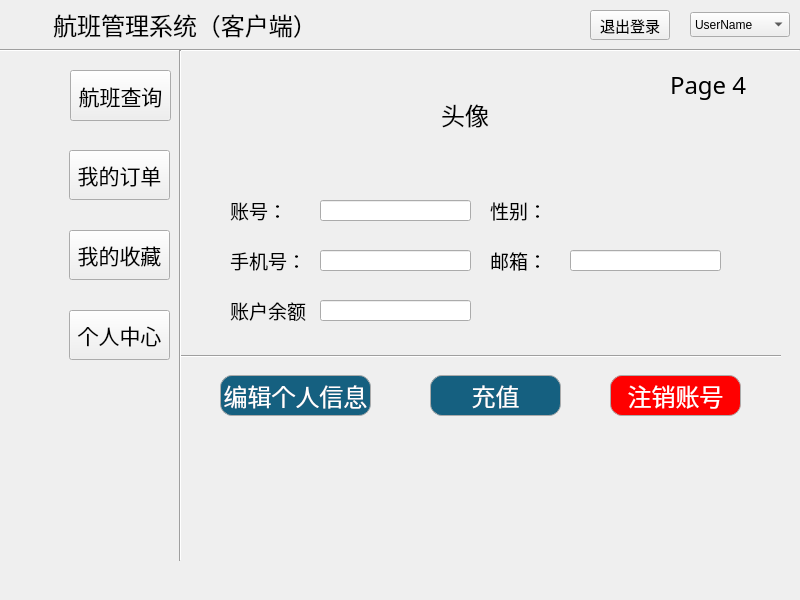
<?xml version="1.0" encoding="UTF-8"?>
<ui version="4.0">
 <class>UserMainWindow</class>
 <widget class="QMainWindow" name="UserMainWindow">
  <property name="geometry">
   <rect>
    <x>0</x>
    <y>0</y>
    <width>800</width>
    <height>600</height>
   </rect>
  </property>
  <property name="minimumSize">
   <size>
    <width>800</width>
    <height>600</height>
   </size>
  </property>
  <property name="maximumSize">
   <size>
    <width>800</width>
    <height>600</height>
   </size>
  </property>
  <property name="windowTitle">
   <string>登录窗口</string>
  </property>
  <widget class="QWidget" name="centralwidget">
   <widget class="QLabel" name="planelabel">
    <property name="geometry">
     <rect>
      <x>10</x>
      <y>5</y>
      <width>40</width>
      <height>40</height>
     </rect>
    </property>
    <property name="text">
     <string/>
    </property>
    <property name="pixmap">
     <pixmap resource="figures.qrc">:/img/source/figures/plane.png</pixmap>
    </property>
    <property name="scaledContents">
     <bool>true</bool>
    </property>
   </widget>
   <widget class="QLabel" name="titlelabel">
    <property name="geometry">
     <rect>
      <x>50</x>
      <y>5</y>
      <width>270</width>
      <height>40</height>
     </rect>
    </property>
    <property name="font">
     <font>
      <family>华文楷体</family>
      <pointsize>18</pointsize>
     </font>
    </property>
    <property name="cursor">
     <cursorShape>ArrowCursor</cursorShape>
    </property>
    <property name="text">
     <string>航班管理系统（客户端）</string>
    </property>
    <property name="alignment">
     <set>Qt::AlignmentFlag::AlignCenter</set>
    </property>
   </widget>
   <widget class="QPushButton" name="backBtn">
    <property name="geometry">
     <rect>
      <x>590</x>
      <y>10</y>
      <width>80</width>
      <height>30</height>
     </rect>
    </property>
    <property name="font">
     <font>
      <pointsize>11</pointsize>
     </font>
    </property>
    <property name="text">
     <string>退出登录</string>
    </property>
   </widget>
   <widget class="QComboBox" name="comboBox">
    <property name="geometry">
     <rect>
      <x>690</x>
      <y>12</y>
      <width>100</width>
      <height>25</height>
     </rect>
    </property>
    <item>
     <property name="text">
      <string>UserName</string>
     </property>
    </item>
    <item>
     <property name="text">
      <string>修改密码</string>
     </property>
    </item>
    <item>
     <property name="text">
      <string>退出登录</string>
     </property>
    </item>
   </widget>
   <widget class="Line" name="horizontalline">
    <property name="geometry">
     <rect>
      <x>0</x>
      <y>40</y>
      <width>800</width>
      <height>20</height>
     </rect>
    </property>
    <property name="orientation">
     <enum>Qt::Orientation::Horizontal</enum>
    </property>
   </widget>
   <widget class="QPushButton" name="flightQueryBtn">
    <property name="geometry">
     <rect>
      <x>70</x>
      <y>70</y>
      <width>101</width>
      <height>51</height>
     </rect>
    </property>
    <property name="font">
     <font>
      <family>华文楷体</family>
      <pointsize>16</pointsize>
     </font>
    </property>
    <property name="text">
     <string>航班查询</string>
    </property>
   </widget>
   <widget class="QPushButton" name="myOrdersBtn">
    <property name="geometry">
     <rect>
      <x>69</x>
      <y>150</y>
      <width>101</width>
      <height>50</height>
     </rect>
    </property>
    <property name="font">
     <font>
      <family>华文楷体</family>
      <pointsize>16</pointsize>
     </font>
    </property>
    <property name="text">
     <string>我的订单</string>
    </property>
   </widget>
   <widget class="QPushButton" name="myFavoritesBtn">
    <property name="geometry">
     <rect>
      <x>69</x>
      <y>230</y>
      <width>101</width>
      <height>50</height>
     </rect>
    </property>
    <property name="font">
     <font>
      <family>华文楷体</family>
      <pointsize>16</pointsize>
     </font>
    </property>
    <property name="text">
     <string>我的收藏</string>
    </property>
   </widget>
   <widget class="QPushButton" name="personalCenterBtn">
    <property name="geometry">
     <rect>
      <x>69</x>
      <y>310</y>
      <width>101</width>
      <height>50</height>
     </rect>
    </property>
    <property name="font">
     <font>
      <family>华文楷体</family>
      <pointsize>16</pointsize>
     </font>
    </property>
    <property name="text">
     <string>个人中心</string>
    </property>
   </widget>
   <widget class="QStackedWidget" name="stackedWidget">
    <property name="geometry">
     <rect>
      <x>170</x>
      <y>50</y>
      <width>611</width>
      <height>511</height>
     </rect>
    </property>
    <property name="font">
     <font>
      <family>华文楷体</family>
      <pointsize>18</pointsize>
     </font>
    </property>
    <property name="currentIndex">
     <number>3</number>
    </property>
    <widget class="QWidget" name="page">
     <widget class="QLabel" name="label_1">
      <property name="geometry">
       <rect>
        <x>210</x>
        <y>130</y>
        <width>80</width>
        <height>50</height>
       </rect>
      </property>
      <property name="font">
       <font>
        <family>华文楷体</family>
        <pointsize>18</pointsize>
       </font>
      </property>
      <property name="text">
       <string>Page 1</string>
      </property>
     </widget>
    </widget>
    <widget class="QWidget" name="page_2">
     <widget class="QLabel" name="label_2">
      <property name="geometry">
       <rect>
        <x>210</x>
        <y>130</y>
        <width>80</width>
        <height>50</height>
       </rect>
      </property>
      <property name="font">
       <font>
        <family>华文楷体</family>
        <pointsize>18</pointsize>
       </font>
      </property>
      <property name="text">
       <string>Page 2</string>
      </property>
     </widget>
    </widget>
    <widget class="QWidget" name="page_3">
     <widget class="QLabel" name="label_3">
      <property name="geometry">
       <rect>
        <x>210</x>
        <y>130</y>
        <width>80</width>
        <height>50</height>
       </rect>
      </property>
      <property name="font">
       <font>
        <family>华文楷体</family>
        <pointsize>18</pointsize>
       </font>
      </property>
      <property name="text">
       <string>Page 3</string>
      </property>
     </widget>
    </widget>
    <widget class="QWidget" name="page_4">
     <widget class="QLineEdit" name="lineEdit">
      <property name="geometry">
       <rect>
        <x>50</x>
        <y>70</y>
        <width>121</width>
        <height>20</height>
       </rect>
      </property>
      <property name="font">
       <font>
        <family>华文楷体</family>
        <pointsize>18</pointsize>
       </font>
      </property>
      <property name="styleSheet">
       <string notr="true">QLineEdit {
    background-color: transparent;
    border: none;
    color: #333;
}
</string>
      </property>
     </widget>
     <widget class="QStackedWidget" name="stackedWidget_2">
      <property name="geometry">
       <rect>
        <x>10</x>
        <y>0</y>
        <width>621</width>
        <height>511</height>
       </rect>
      </property>
      <property name="font">
       <font>
        <family>华文楷体</family>
        <pointsize>18</pointsize>
       </font>
      </property>
      <property name="currentIndex">
       <number>3</number>
      </property>
      <widget class="QWidget" name="page_5">
       <widget class="QLabel" name="label_10">
        <property name="geometry">
         <rect>
          <x>210</x>
          <y>130</y>
          <width>80</width>
          <height>50</height>
         </rect>
        </property>
        <property name="font">
         <font>
          <family>华文楷体</family>
          <pointsize>18</pointsize>
         </font>
        </property>
        <property name="text">
         <string>Page 1</string>
        </property>
       </widget>
      </widget>
      <widget class="QWidget" name="page_6">
       <widget class="QLabel" name="label_11">
        <property name="geometry">
         <rect>
          <x>210</x>
          <y>130</y>
          <width>80</width>
          <height>50</height>
         </rect>
        </property>
        <property name="font">
         <font>
          <family>华文楷体</family>
          <pointsize>18</pointsize>
         </font>
        </property>
        <property name="text">
         <string>Page 2</string>
        </property>
       </widget>
      </widget>
      <widget class="QWidget" name="page_7">
       <widget class="QLabel" name="label_12">
        <property name="geometry">
         <rect>
          <x>210</x>
          <y>130</y>
          <width>80</width>
          <height>50</height>
         </rect>
        </property>
        <property name="font">
         <font>
          <family>华文楷体</family>
          <pointsize>18</pointsize>
         </font>
        </property>
        <property name="text">
         <string>Page 3</string>
        </property>
       </widget>
      </widget>
      <widget class="QWidget" name="page_8">
       <widget class="QLabel" name="label_13">
        <property name="geometry">
         <rect>
          <x>490</x>
          <y>10</y>
          <width>80</width>
          <height>50</height>
         </rect>
        </property>
        <property name="font">
         <font>
          <family>华文楷体</family>
          <pointsize>18</pointsize>
         </font>
        </property>
        <property name="text">
         <string>Page 4</string>
        </property>
       </widget>
       <widget class="Line" name="line_2">
        <property name="geometry">
         <rect>
          <x>-3</x>
          <y>296</y>
          <width>611</width>
          <height>20</height>
         </rect>
        </property>
        <property name="font">
         <font>
          <family>华文楷体</family>
          <pointsize>18</pointsize>
         </font>
        </property>
        <property name="orientation">
         <enum>Qt::Orientation::Horizontal</enum>
        </property>
       </widget>
       <widget class="QLabel" name="label_14">
        <property name="geometry">
         <rect>
          <x>250</x>
          <y>30</y>
          <width>70</width>
          <height>70</height>
         </rect>
        </property>
        <property name="font">
         <font>
          <family>华文楷体</family>
          <pointsize>18</pointsize>
         </font>
        </property>
        <property name="text">
         <string>头像</string>
        </property>
        <property name="alignment">
         <set>Qt::AlignmentFlag::AlignCenter</set>
        </property>
       </widget>
       <widget class="QLabel" name="label_15">
        <property name="geometry">
         <rect>
          <x>50</x>
          <y>140</y>
          <width>81</width>
          <height>41</height>
         </rect>
        </property>
        <property name="font">
         <font>
          <family>华文楷体</family>
          <pointsize>14</pointsize>
         </font>
        </property>
        <property name="text">
         <string>账号：</string>
        </property>
        <property name="alignment">
         <set>Qt::AlignmentFlag::AlignLeading|Qt::AlignmentFlag::AlignLeft|Qt::AlignmentFlag::AlignVCenter</set>
        </property>
       </widget>
       <widget class="QLabel" name="label_16">
        <property name="geometry">
         <rect>
          <x>50</x>
          <y>190</y>
          <width>81</width>
          <height>41</height>
         </rect>
        </property>
        <property name="font">
         <font>
          <family>华文楷体</family>
          <pointsize>14</pointsize>
         </font>
        </property>
        <property name="text">
         <string>手机号：</string>
        </property>
        <property name="alignment">
         <set>Qt::AlignmentFlag::AlignLeading|Qt::AlignmentFlag::AlignLeft|Qt::AlignmentFlag::AlignVCenter</set>
        </property>
       </widget>
       <widget class="QLabel" name="label_17">
        <property name="geometry">
         <rect>
          <x>50</x>
          <y>240</y>
          <width>81</width>
          <height>41</height>
         </rect>
        </property>
        <property name="font">
         <font>
          <family>华文楷体</family>
          <pointsize>14</pointsize>
         </font>
        </property>
        <property name="text">
         <string>账户余额：</string>
        </property>
       </widget>
       <widget class="QLabel" name="label_18">
        <property name="geometry">
         <rect>
          <x>310</x>
          <y>140</y>
          <width>81</width>
          <height>41</height>
         </rect>
        </property>
        <property name="font">
         <font>
          <family>华文楷体</family>
          <pointsize>14</pointsize>
         </font>
        </property>
        <property name="frameShadow">
         <enum>QFrame::Shadow::Raised</enum>
        </property>
        <property name="text">
         <string>性别：</string>
        </property>
        <property name="alignment">
         <set>Qt::AlignmentFlag::AlignLeading|Qt::AlignmentFlag::AlignLeft|Qt::AlignmentFlag::AlignVCenter</set>
        </property>
       </widget>
       <widget class="QLabel" name="label_19">
        <property name="geometry">
         <rect>
          <x>310</x>
          <y>190</y>
          <width>81</width>
          <height>41</height>
         </rect>
        </property>
        <property name="font">
         <font>
          <family>华文楷体</family>
          <pointsize>14</pointsize>
         </font>
        </property>
        <property name="text">
         <string>邮箱：</string>
        </property>
        <property name="alignment">
         <set>Qt::AlignmentFlag::AlignLeading|Qt::AlignmentFlag::AlignLeft|Qt::AlignmentFlag::AlignVCenter</set>
        </property>
       </widget>
       <widget class="QLineEdit" name="accountTxt">
        <property name="geometry">
         <rect>
          <x>140</x>
          <y>150</y>
          <width>151</width>
          <height>21</height>
         </rect>
        </property>
        <property name="font">
         <font>
          <family>华文楷体</family>
          <pointsize>10</pointsize>
         </font>
        </property>
       </widget>
       <widget class="QPushButton" name="edit_infoBtn">
        <property name="enabled">
         <bool>true</bool>
        </property>
        <property name="geometry">
         <rect>
          <x>40</x>
          <y>325</y>
          <width>151</width>
          <height>41</height>
         </rect>
        </property>
        <property name="font">
         <font>
          <family>华文楷体</family>
          <pointsize>18</pointsize>
         </font>
        </property>
        <property name="styleSheet">
         <string notr="true">QPushButton {
    background-color: #156080;
    color: white;
    border: 1px solid #ababab;
    border-radius: 12px;
}</string>
        </property>
        <property name="text">
         <string>编辑个人信息</string>
        </property>
       </widget>
       <widget class="QPushButton" name="top_upBtn">
        <property name="enabled">
         <bool>true</bool>
        </property>
        <property name="geometry">
         <rect>
          <x>250</x>
          <y>325</y>
          <width>131</width>
          <height>41</height>
         </rect>
        </property>
        <property name="font">
         <font>
          <family>华文楷体</family>
          <pointsize>18</pointsize>
         </font>
        </property>
        <property name="styleSheet">
         <string notr="true">QPushButton {
    background-color: #156080;
    color: white;
    border: 1px solid #ababab;
    border-radius: 12px;
}</string>
        </property>
        <property name="text">
         <string>充值</string>
        </property>
       </widget>
       <widget class="QPushButton" name="cancel_accountBtn">
        <property name="enabled">
         <bool>true</bool>
        </property>
        <property name="geometry">
         <rect>
          <x>430</x>
          <y>325</y>
          <width>131</width>
          <height>41</height>
         </rect>
        </property>
        <property name="font">
         <font>
          <family>华文楷体</family>
          <pointsize>18</pointsize>
         </font>
        </property>
        <property name="styleSheet">
         <string notr="true">QPushButton {
    background-color: red;
    color: white;
    border: 1px solid #ababab;
    border-radius: 12px;
}</string>
        </property>
        <property name="text">
         <string>注销账号</string>
        </property>
       </widget>
       <widget class="QLineEdit" name="accountsaveTxt">
        <property name="geometry">
         <rect>
          <x>140</x>
          <y>250</y>
          <width>151</width>
          <height>21</height>
         </rect>
        </property>
        <property name="font">
         <font>
          <family>华文楷体</family>
          <pointsize>10</pointsize>
         </font>
        </property>
       </widget>
       <widget class="QLineEdit" name="emailTxt">
        <property name="geometry">
         <rect>
          <x>390</x>
          <y>200</y>
          <width>151</width>
          <height>21</height>
         </rect>
        </property>
        <property name="font">
         <font>
          <family>华文楷体</family>
          <pointsize>10</pointsize>
         </font>
        </property>
       </widget>
       <widget class="QLineEdit" name="phonenumberTxt">
        <property name="geometry">
         <rect>
          <x>140</x>
          <y>200</y>
          <width>151</width>
          <height>21</height>
         </rect>
        </property>
        <property name="font">
         <font>
          <family>华文楷体</family>
          <pointsize>10</pointsize>
         </font>
        </property>
       </widget>
      </widget>
     </widget>
     <widget class="Line" name="Verticalline">
      <property name="geometry">
       <rect>
        <x>0</x>
        <y>0</y>
        <width>20</width>
        <height>511</height>
       </rect>
      </property>
      <property name="font">
       <font>
        <family>华文楷体</family>
        <pointsize>18</pointsize>
       </font>
      </property>
      <property name="orientation">
       <enum>Qt::Orientation::Vertical</enum>
      </property>
     </widget>
    </widget>
   </widget>
   <widget class="QLabel" name="flightscheduleLabel">
    <property name="geometry">
     <rect>
      <x>10</x>
      <y>70</y>
      <width>50</width>
      <height>50</height>
     </rect>
    </property>
    <property name="text">
     <string/>
    </property>
    <property name="pixmap">
     <pixmap resource="figures.qrc">:/img/source/figures/flightschedule.png</pixmap>
    </property>
    <property name="scaledContents">
     <bool>true</bool>
    </property>
   </widget>
   <widget class="QLabel" name="shopcarLabel">
    <property name="geometry">
     <rect>
      <x>10</x>
      <y>150</y>
      <width>50</width>
      <height>50</height>
     </rect>
    </property>
    <property name="text">
     <string/>
    </property>
    <property name="pixmap">
     <pixmap resource="figures.qrc">:/img/source/figures/shopcar.png</pixmap>
    </property>
    <property name="scaledContents">
     <bool>true</bool>
    </property>
   </widget>
   <widget class="QLabel" name="starLabel">
    <property name="geometry">
     <rect>
      <x>10</x>
      <y>230</y>
      <width>50</width>
      <height>50</height>
     </rect>
    </property>
    <property name="text">
     <string/>
    </property>
    <property name="pixmap">
     <pixmap resource="figures.qrc">:/img/source/figures/star.png</pixmap>
    </property>
    <property name="scaledContents">
     <bool>true</bool>
    </property>
   </widget>
   <widget class="QLabel" name="personalinfoLabel">
    <property name="geometry">
     <rect>
      <x>10</x>
      <y>310</y>
      <width>50</width>
      <height>50</height>
     </rect>
    </property>
    <property name="text">
     <string/>
    </property>
    <property name="pixmap">
     <pixmap resource="figures.qrc">:/img/source/figures/personal_Info.png</pixmap>
    </property>
    <property name="scaledContents">
     <bool>true</bool>
    </property>
   </widget>
  </widget>
 </widget>
 <resources>
  <include location="figures.qrc"/>
 </resources>
 <connections/>
</ui>
